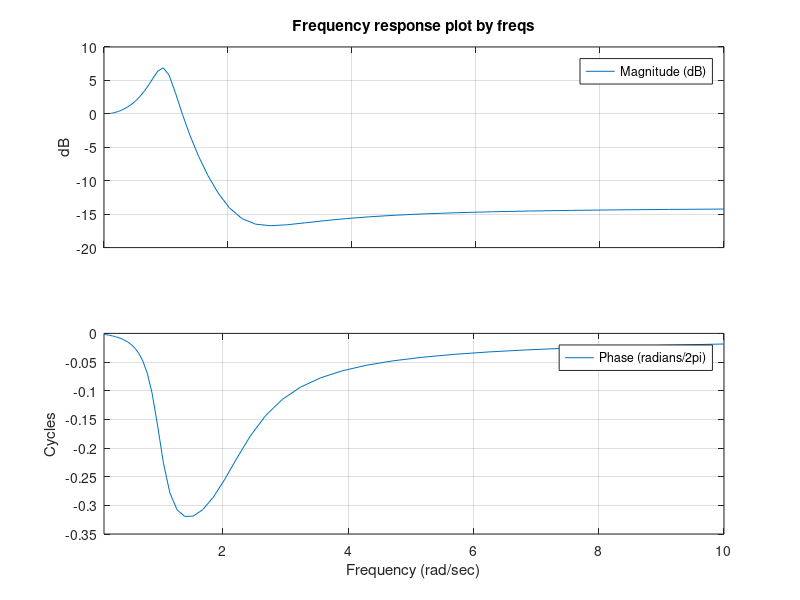
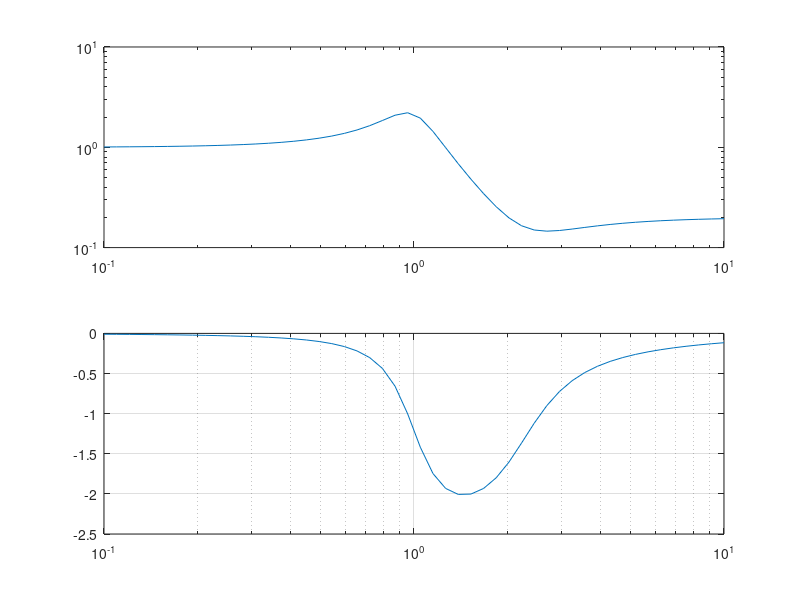

The MATLAB source for these figures, in order:
a = [1 0.4 1];

b = [0.2 0.3 1];

w = logspace(-1, 1);

freqs(b, a, w);

h = freqs(b, a, w);
mag = abs(h);
phase = angle(h);
figure;
subplot(2,1,1), loglog(w,mag)
subplot(2,1,2), semilogx(w,phase);
grid on

